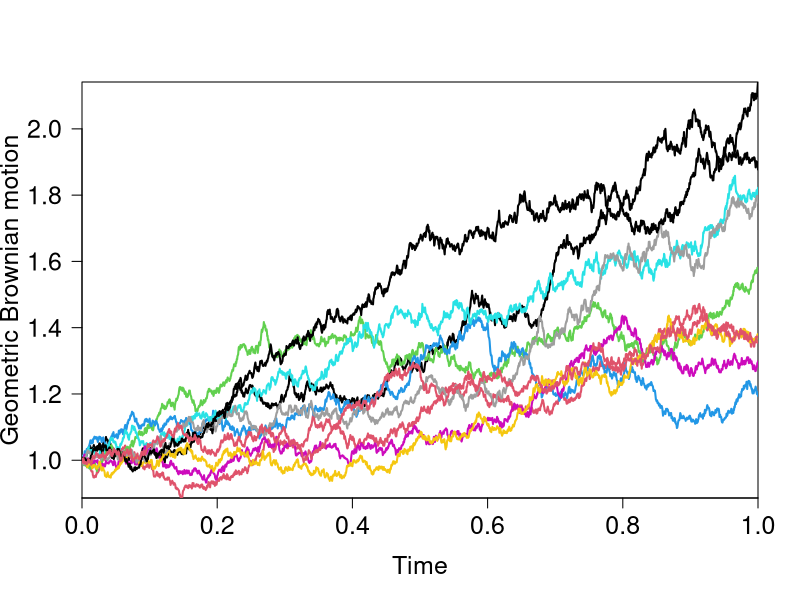

Generate this figure with R:
## ---- chunk 1
N <- 2000
t <- 0:N
dt <- 1.0 / N
mu <- 0.5
sigma <- 0.2
nsim <- 10
S <- matrix(0, nsim, N + 1)
dB <- matrix(rnorm(nsim * N, mean = 0, sd = sqrt(dt)), nsim, N + 1)
for (i in 1:nsim){
    S[i, 1] <- 1.0
    for (j in 1:N+1){
        S[i,j] <- S[i, j-1]+mu * S[i, j - 1] * dt + sigma * S[i, j - 1]  *dB[i, j]
    }
}

plot(t*dt, rep(0, N+1), xlab = "Time", ylab = "Geometric Brownian motion", lwd=2, ylim =
c(min(S),max(S)), type = "l", col = 0,las=1, cex.axis=1.5,cex.lab=1.5, xaxs='i', yaxs='i')
for (i in 1:nsim){
    lines(t * dt, S[i, ], lwd = 2, type = "l", col = i)
}
